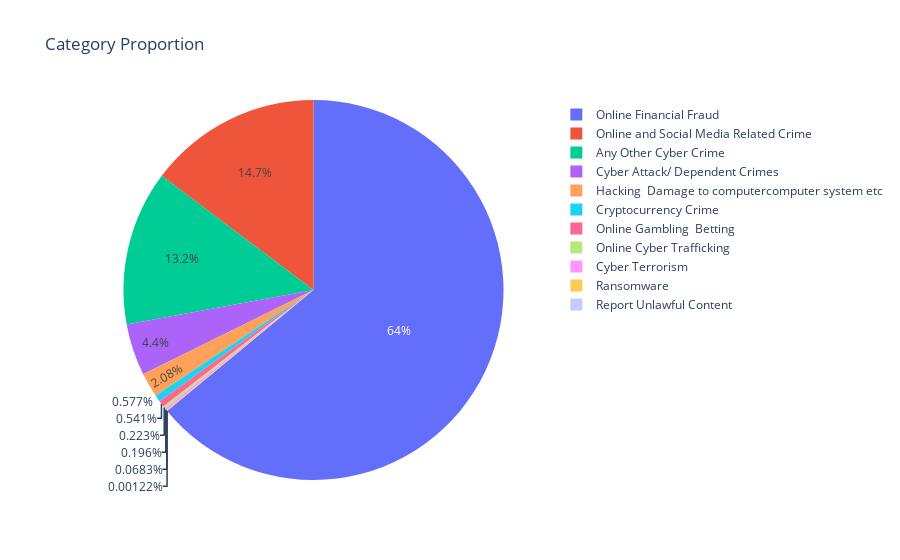
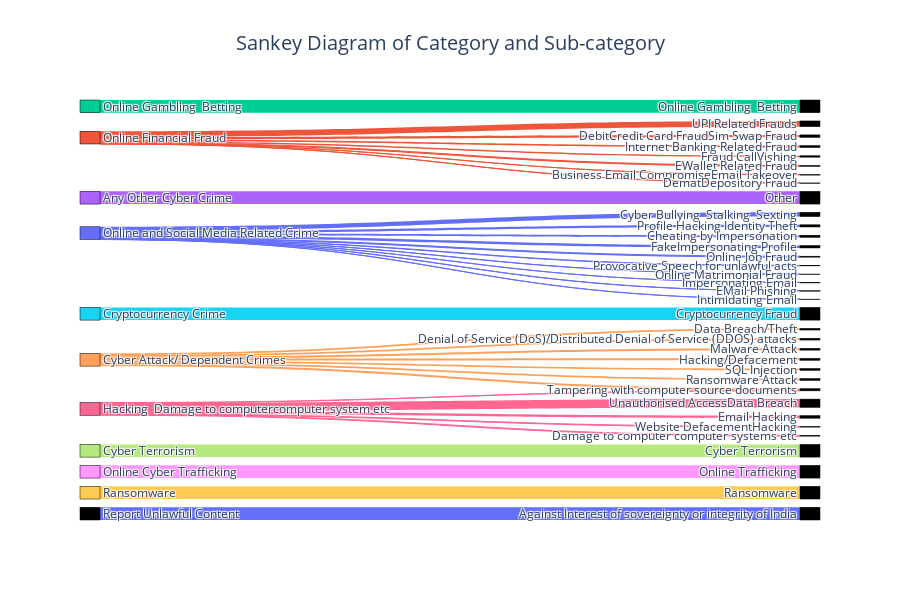

Here is the notebook cell these charts were saved with, in order:
### Code cell
from plotly.subplots import make_subplots
import plotly.express as px
import plotly.graph_objects as go

print(train_df.describe())

# Proportion of categories
category_proportion = train_df['category'].value_counts(normalize=True) * 100
fig = px.pie(values=category_proportion, names=category_proportion.index, title='Category Proportion')
fig.show()

# Bar chart for sub-category proportion
sub_category_proportion = train_df['sub_category'].value_counts(normalize=True) * 100
plt.figure(figsize=(12, 8))
sns.barplot(y=sub_category_proportion.index, x=sub_category_proportion.values, palette='viridis')
plt.title('Sub-category Proportion')
plt.xlabel('Proportion (%)')
plt.ylabel('Sub-category')
plt.show()

# Sankey diagram for category and sub-category
category_labels = train_df['category'].unique().tolist()
sub_category_labels = train_df['sub_category'].unique().tolist()
labels = category_labels + sub_category_labels

category_indices = {label: i for i, label in enumerate(category_labels)}
sub_category_indices = {label: i + len(category_labels) for i, label in enumerate(sub_category_labels)}

source = []
target = []
value = []

for category in category_labels:
    sub_categories = train_df[train_df['category'] == category]['sub_category'].value_counts(normalize=True) * 100
    for sub_category, proportion in sub_categories.items():
        source.append(category_indices[category])
        target.append(sub_category_indices[sub_category])
        value.append(proportion)

fig = go.Figure(go.Sankey(
    node=dict(
        pad=15,
        thickness=20,
        line=dict(color=px.colors.qualitative.Plotly, width=0.5),
        label=labels,
        color=px.colors.qualitative.Plotly
    ),
    link=dict(
        source=source,
        target=target,
        value=value,
        color=[px.colors.qualitative.Plotly[i % len(px.colors.qualitative.Plotly)] for i in source]
    )
))

fig.update_layout(title_text="Sankey Diagram of Category and Sub-category", font_size=12, title_font_size=20, title_x=0.5, height=600)
fig.show()
# Combine all tokens into a single list
all_tokens = [token for tokens in train_df['tokens'] for token in tokens]

# Create a word cloud
wordcloud = WordCloud(width=800, height=400, background_color='white', stopwords=stop_words).generate(' '.join(all_tokens))

# Display the word cloud
plt.figure(figsize=(10, 6))
plt.imshow(wordcloud, interpolation='bilinear')
plt.axis('off')
plt.title('Word Cloud for Tokens')
plt.show()

### Figure 1 — Plotly figure (JSON) as saved in the notebook; plotly's stock layout.template omitted (floating-point values rounded to 4 significant figures)
{"data": [{"domain": {"x": [0, 1], "y": [0, 1]}, "hovertemplate": "label=%{label}<br>value=%{value}<extra></extra>", "labels": ["Online Financial Fraud", "Online and Social Media Related Crime", "Any Other Cyber Crime", "Cyber Attack/ Dependent Crimes", "Hacking  Damage to computercomputer system etc", "Cryptocurrency Crime", "Online Gambling  Betting", "Online Cyber Trafficking", "Cyber Terrorism", "Ransomware", "Report Unlawful Content"], "legendgroup": "", "name": "", "showlegend": true, "type": "pie", "values": [64.01, 14.72, 13.18, 4.399, 2.084, 0.5767, 0.5413, 0.2231, 0.1963, 0.06828, 0.001219]}], "layout": {"legend": {"tracegroupgap": 0}, "title": {"text": "Category Proportion"}}}

### Figure 2 — Plotly figure (JSON) as saved in the notebook; plotly's stock layout.template omitted (floating-point values rounded to 4 significant figures)
{"data": [{"link": {"color": ["#636EFA", "#636EFA", "#636EFA", "#636EFA", "#636EFA", "#636EFA", "#636EFA", "#636EFA", "#636EFA", "#636EFA", "#EF553B", "#EF553B", "#EF553B", "#EF553B", "#EF553B", "#EF553B", "#EF553B", "#00CC96", "#AB63FA", "#FFA15A", "#FFA15A", "#FFA15A", "#FFA15A", "#FFA15A", "#FFA15A", "#FFA15A", "#19D3F3", "#FF6692", "#FF6692", "#FF6692", "#FF6692", "#FF6692", "#B6E880", "#FF97FF", "#FECB52", "#636EFA"], "source": [0, 0, 0, 0, 0, 0, 0, 0, 0, 0, 1, 1, 1, 1, 1, 1, 1, 2, 3, 4, 4, 4, 4, 4, 4, 4, 5, 6, 6, 6, 6, 6, 7, 8, 9, 10], "target": [11, 24, 18, 22, 14, 32, 42, 38, 41, 44, 15, 19, 16, 12, 20, 36, 27, 13, 17, 29, 33, 26, 35, 31, 23, 21, 25, 30, 28, 40, 39, 35, 34, 37, 43, 45], "value": [33.55, 18.95, 17.14, 16.4, 7.544, 3.42, 1.3, 1.093, 0.3644, 0.2401, 44.81, 19.13, 15.42, 11.01, 7.635, 1.432, 0.5524, 100, 100, 14.97, 14.8, 14.44, 14.33, 14.08, 13.97, 13.41, 100, 65.13, 20.42, 6.319, 5.208, 2.926, 100, 100, 100, 100]}, "node": {"color": ["#636EFA", "#EF553B", "#00CC96", "#AB63FA", "#FFA15A", "#19D3F3", "#FF6692", "#B6E880", "#FF97FF", "#FECB52"], "label": ["Online and Social Media Related Crime", "Online Financial Fraud", "Online Gambling  Betting", "Any Other Cyber Crime", "Cyber Attack/ Dependent Crimes", "Cryptocurrency Crime", "Hacking  Damage to computercomputer system etc", "Cyber Terrorism", "Online Cyber Trafficking", "Ransomware", "Report Unlawful Content", "Cyber Bullying  Stalking  Sexting", "Fraud CallVishing", "Online Gambling  Betting", "Online Job Fraud", "UPI Related Frauds", "Internet Banking Related Fraud", "Other", "Profile Hacking Identity Theft", "DebitCredit Card FraudSim Swap Fraud", "EWallet Related Fraud", "Data Breach/Theft", "Cheating by Impersonation", "Denial of Service (DoS)/Distributed Denial of Service (DDOS) attacks", "FakeImpersonating Profile", "Cryptocurrency Fraud", "Malware Attack", "Business Email CompromiseEmail Takeover", "Email Hacking", "Hacking/Defacement", "Unauthorised AccessData Breach", "SQL Injection", "Provocative Speech for unlawful acts", "Ransomware Attack", "Cyber Terrorism", "Tampering with computer source documents", "DematDepository Fraud", "Online Trafficking", "Online Matrimonial Fraud", "Website DefacementHacking", "Damage to computer computer systems etc", "Impersonating Email", "EMail Phishing", "Ransomware", "Intimidating Email", "Against Interest of sovereignty or integrity of India"], "line": {"color": ["#636EFA", "#EF553B", "#00CC96", "#AB63FA", "#FFA15A", "#19D3F3", "#FF6692", "#B6E880", "#FF97FF", "#FECB52"], "width": 0.5}, "pad": 15, "thickness": 20}, "type": "sankey"}], "layout": {"font": {"size": 12}, "height": 600, "title": {"font": {"size": 20}, "text": "Sankey Diagram of Category and Sub-category", "x": 0.5}}}
